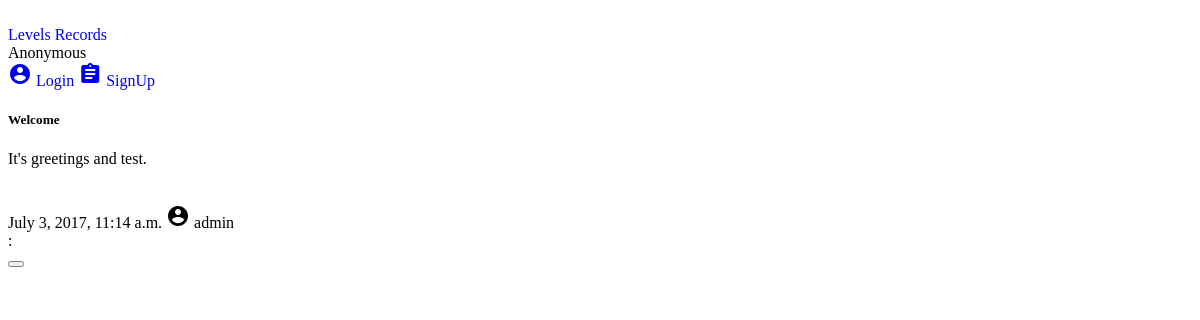
The app's page /, older data.
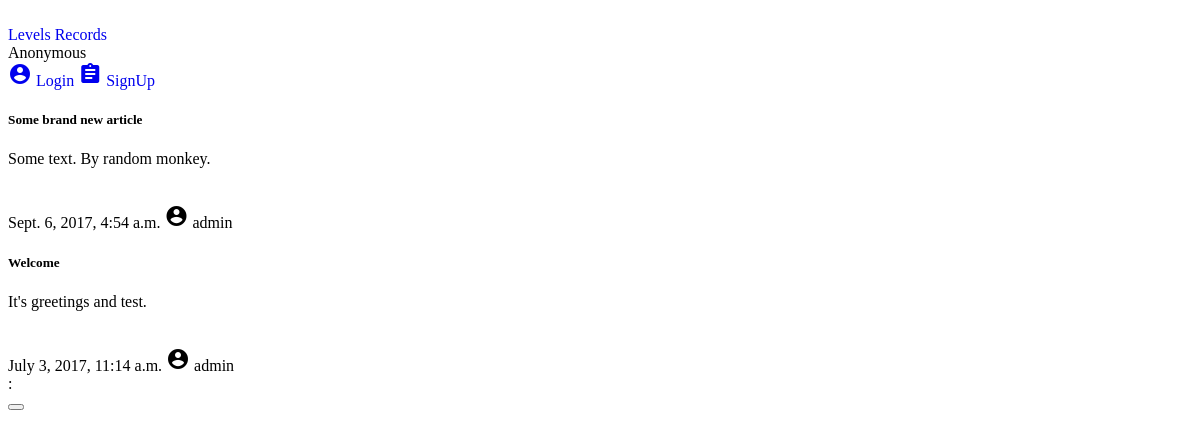
The same page, newer data.
### pluto/models.py (models this page shows)
class Article(models.Model):
    title = models.CharField(max_length=128, blank=True)
    value = models.TextField(max_length=512, blank=False)
    date = models.DateTimeField(default=timezone.now, blank=False)
    by = models.ForeignKey(User, on_delete=models.CASCADE)

class User(AbstractUser):
    image = models.ImageField(default='no_image.png', upload_to=user_directory_image_path)
    points = models.FloatField(default=10, blank=False)
    skin = models.CharField(default='polo', blank=False, max_length=32)

### pluto/views.py (the view)
# urls.py: url(r'^$', views.index),
def index(request):
    context = {'content': []}
    article = models.Article.objects.all().order_by('-date')
    messages.info(request, "Developer build.")
    context['title'] = 'Pluto'
    context['content'] += article
    return render(request, 'base.html', context)

### templates/base.html (shortened to what this page needs)
<!DOCTYPE html>
<html lang="en">
{% block head %}
<head>
    {% include 'include/material.html' %}
    {% include 'include/custom.html' %}
    {% block favicon %}
        {% load staticfiles %}
    {% endblock %}
</head>
{%  endblock %}
<body class="mdl-demo mdl-color--grey-100 mdl-color-text--grey-700 mdl-base">
    <div class="mdl-layout mdl-js-layout mdl-layout--fixed-header">
    {% block navigation %}
              <header class="mdl-layout__header">
                <div class="mdl-layout__header-row">
                  <span class="mdl-layout-title"><a href="/">Pluto</a></span>
                  <nav class="mdl-navigation">
                    <a class="mdl-navigation__link" href="/levels">Levels</a>
                    <a class="mdl-navigation__link" href="/records">Records</a>
                  </nav>
                </div>
              </header>
              <div class="mdl-layout__drawer">
                <span class="mdl-layout-title">
                    {% if request.user.is_authenticated %}
                        {{ request.user.username }}
                    {% else %}
                        Anonymous
                    {% endif %}
                </span>
                <nav class="mdl-navigation">
                    {% if request.user.is_authenticated %}
                        <a class="mdl-navigation__link" href="/me"><i class="material-icons">face</i> Profile</a>
                        <a class="mdl-navigation__link" href="/mates"><i class="material-icons">people</i> Mates</a>
                        <a class="mdl-navigation__link" href="/creator"><i class="material-icons">brush</i> Creator</a>
                        <a class="mdl-navigation__link" href="/settings"><i class="material-icons">settings</i> Settings</a>
                        <a class="mdl-navigation__link" href="/logout"><i class="material-icons">exit_to_app</i> Logout</a>
                    {% else %}
                        <a class="mdl-navigation__link" href="/login"><i class="material-icons">account_circle</i> Login</a>
                        <a class="mdl-navigation__link" href="/signup"><i class="material-icons">assignment</i> SignUp</a>
                    {% endif %}
                </nav>
              </div>
    {% endblock %}
    {% block body %}
        <main class="mdl-layout__content">
        {% block content %}
            <div class="mdl-grid">
            {% for i in content %}
                    <div class="mdl-card mdl-cell mdl-cell--4-col">
                        <div class="mdl-card__supporting-text">
                            <h5>{{ i.title }}</h5>
                            <h7>{{ i.value }}</h7>
                            <br>
                            <br>
                            <br>
                            <span class="mdl-chip mdl-chip--contact">
                                <span class="mdl-chip__text">
                                {{ i.date }}</span>
                                <span class="mdl-chip__contact"><i class="material-icons">account_circle</i> </span>
                                <span class="mdl-chip__text">{{ i.by.username }}</span>
                            </span>
                        </div>
                    </div>
            {% endfor %}
            </div>
        {% endblock %}
        </main>
    {% endblock %}
    {% block message %}
         <div aria-live="assertive" aria-atomic="true" aria-relevant="text" class="mdl-snackbar mdl-js-snackbar">
         <div class="mdl-snackbar__text">{{ i.tag | title }}: {{ i }}</div>
         <button type="button" class="mdl-snackbar__action"></button>
         </div>
    {% endblock %}
    </div>
</body>
</html>

Row changes from the older to the newer data that the page shows:
added Article: title "Some brand new article", value "Some text. By random monkey.", date "Sept. 6, 2017, 4:54 a.m.", by.username "admin"
